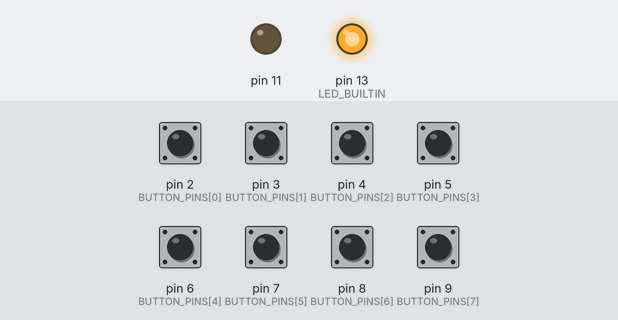
The sketch below on a simulated Arduino Uno, built with avr-gcc and run on an emulated ATmega328P. On the bench: output pins drawn as LEDs (lit = HIGH). Inputs (shaded band) come from the test bench; at power-on: pin 2 (BUTTON_PINS[0]), pin 3 (BUTTON_PINS[1]), pin 4 (BUTTON_PINS[2]), pin 5 (BUTTON_PINS[3]), pin 6 (BUTTON_PINS[4]), pin 7 (BUTTON_PINS[5]), pin 8 (BUTTON_PINS[6]), pin 9 (BUTTON_PINS[7]) HIGH. What the sketch prints to the serial monitor is not drawn.

Above: at 1.2 s.
1.3 s: pin 9 (BUTTON_PINS[7]) pulled LOW for 0.15 s
Timing chart, 0 to 4.3 s (numbered marks = the images above; inputs shaded):
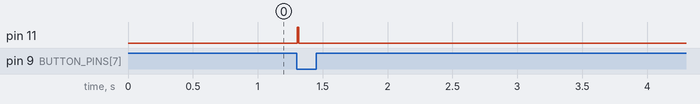

Measured:
- after the input at 1.3 s, pin 11: LOW → HIGH at once, → LOW 0.01 s later

The sketch:

arduino-simple-sketch.ino
```cpp
/*
 * Simple Arduino Sketch for Dinosaur Game
 *
 * This sketch doesn't use Firmata - it just reads buttons and sends data
 * Upload this to your Arduino Uno or compatible board.
 *
 * Hardware Setup:
 * - Button 1: Connect one terminal to pin 2, other to GND
 * - Button 2: Connect one terminal to pin 3, other to GND
 * - Button 3: Connect one terminal to pin 4, other to GND
 * - Button 4: Connect one terminal to pin 5, other to GND
 * - Button 5: Connect one terminal to pin 6, other to GND
 * - Button 6: Connect one terminal to pin 7, other to GND
 * - Button 7: Connect one terminal to pin 8, other to GND
 * - Button 8: Connect one terminal to pin 9, other to GND
 * - No external resistors needed (using internal pullup resistors)
 */

// Button pins
const int BUTTON_PINS[] = {2, 3, 4, 5, 6, 7, 8, 9};
const int NUM_BUTTONS = 8;

// Button states
bool lastButtonStates[NUM_BUTTONS] = {false};
bool currentButtonStates[NUM_BUTTONS] = {false};

void setup() {
  // Initialize serial communication
  Serial.begin(9600);

  // Configure button pins as inputs with internal pullup resistors
  for (int i = 0; i < NUM_BUTTONS; i++) {
    pinMode(BUTTON_PINS[i], INPUT_PULLUP);
  }

  // Configure built-in LED
  pinMode(LED_BUILTIN, OUTPUT);
  digitalWrite(LED_BUILTIN, HIGH);

  // LED button indicator
  pinMode(11,OUTPUT);

  Serial.println("Arduino Dinosaur Game Controller Ready!");
  Serial.println("Button pins: 2, 3, 4, 5, 6, 7, 8, 9");
}

void loop() {
  // Read all button states
  for (int i = 0; i < NUM_BUTTONS; i++) {
    currentButtonStates[i] = !digitalRead(BUTTON_PINS[i]); // Inverted because of pullup

    // Check for button press (transition from not pressed to pressed)
    if (currentButtonStates[i] && !lastButtonStates[i]) {
      // Button was just pressed
      Serial.print("BUTTON_PRESS:");
      Serial.print(i + 1); // Button numbers 1-8
      Serial.print(":");
      Serial.print(millis()); // Timestamp
      Serial.println();
      digitalWrite(11,HIGH);
    } else {
      digitalWrite(11,LOW);
    }

    // Update last state
    lastButtonStates[i] = currentButtonStates[i];
  }

  // Small delay to prevent bouncing
  delay(10);
}
```
